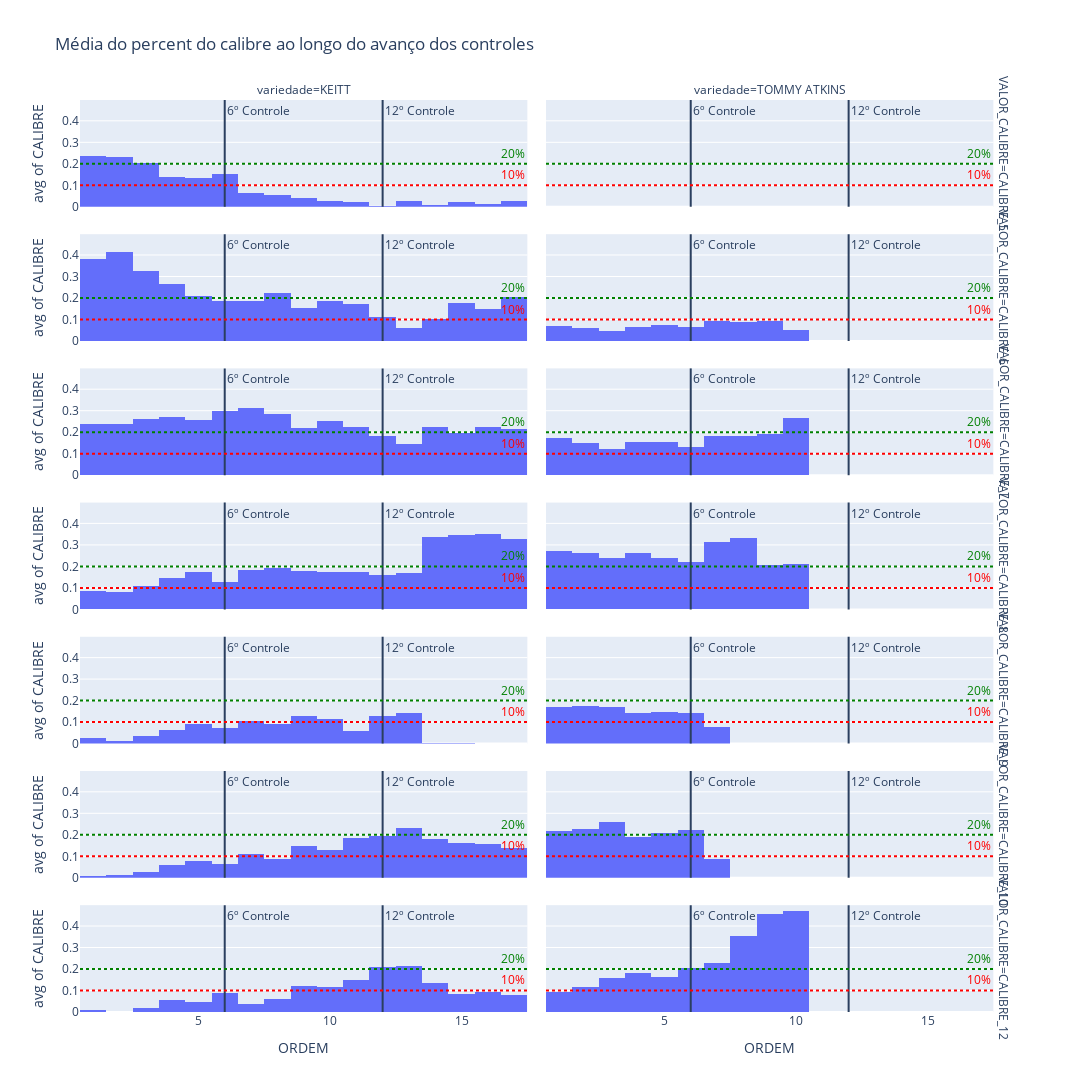

Notebook code cell kept with this figure:
### Code cell
fig = px.histogram(dataframe, x = dataframe['ORDEM'],y =dataframe['CALIBRE'] ,facet_col = 'variedade' ,histfunc = 'avg',facet_row = 'VALOR_CALIBRE', barmode = 'group', title = 'Média do percent do calibre ao longo do avanço dos controles')
fig.update_layout(height = 1600, width = 1200)

fig.add_vline(x = 6,  annotation_text="6º Controle")
fig.add_vline(x = 12,  annotation_text="12º Controle")


fig.add_hline(0.1, line_color = 'red', line_dash="dot",  annotation_text="10%", annotation_font_color="red")
fig.add_hline(0.2, line_color = 'green', line_dash="dot",  annotation_text="20%", annotation_font_color="green")

### Figure 1 — Plotly figure (JSON) as saved in the notebook; plotly's stock layout.template omitted (floating-point values rounded to 4 significant figures)
{"data": [{"alignmentgroup": "True", "bingroup": "x", "histfunc": "avg", "hovertemplate": "VALOR_CALIBRE=CALIBRE_5<br>variedade=KEITT<br>ORDEM=%{x}<br>avg of CALIBRE=%{y}<extra></extra>", "legendgroup": "", "marker": {"color": "#636efa", "pattern": {"shape": ""}}, "name": "", "offsetgroup": "", "orientation": "v", "showlegend": false, "type": "histogram", "x": [1, 2, 3, 4, 1, 2, 1, 2, 1, 2, 3, 4, 5, 6, 7, 8, 9, 10, 11, 12, 13, 14, 15, 16, 17, 1, 2, 3, 4, 5, 6, 7, 8, 9, 1, 2, 3, 4, 5, 6, 7, 8, 9, 10, 11, 12, 1, 2, 3, 4, 5, 6, 1, 2, 3, 4, 5, 6, 7, 8, 9, 10, 11, 1, 2, 3, 4], "xaxis": "x13", "y": [0.224, 0.17, 0.106, 0.115, 0.343, 0.282, 0.26, 0.248, 0.121, 0.098, 0.081, 0.065, 0.007, 0.086, 0.002, 0.005, 0.011, 0.005, 0.02, 0.005, 0.025, 0.01, 0.022, 0.011, 0.025, 0.12, 0.206, 0.061, 0.065, 0, 0, 0, 0.012, 0.002, 0.427, 0.509, 0.542, 0.484, 0.593, 0.594, 0.224, 0.136, 0.077, 0, 0, 0, 0.295, 0.22, 0.329, 0.069, 0.064, 0.075, 0.016, 0.064, 0.044, 0.026, 0.017, 0.014, 0.036, 0.069, 0.067, 0.07, 0.053, 0.338, 0.288, 0.277, 0.153], "yaxis": "y13"}, {"alignmentgroup": "True", "bingroup": "x", "histfunc": "avg", "hovertemplate": "VALOR_CALIBRE=CALIBRE_5<br>variedade=TOMMY ATKINS<br>ORDEM=%{x}<br>avg of CALIBRE=%{y}<extra></extra>", "legendgroup": "", "marker": {"color": "#636efa", "pattern": {"shape": ""}}, "name": "", "offsetgroup": "", "orientation": "v", "showlegend": false, "type": "histogram", "x": [1, 2, 3, 4, 1, 2, 3, 4, 5, 6, 1, 2, 3, 4, 5, 6, 7, 1, 2, 3, 4, 5, 6, 7, 8, 9, 10], "xaxis": "x14", "y": [0, 0, 0, 0, 0, 0, 0, 0, 0, 0, 0, 0, 0, 0, 0, 0, 0, 0, 0, 0, 0, 0, 0, 0, 0, 0, 0], "yaxis": "y14"}, {"alignmentgroup": "True", "bingroup": "x", "histfunc": "avg", "hovertemplate": "VALOR_CALIBRE=CALIBRE_6<br>variedade=KEITT<br>ORDEM=%{x}<br>avg of CALIBRE=%{y}<extra></extra>", "legendgroup": "", "marker": {"color": "#636efa", "pattern": {"shape": ""}}, "name": "", "offsetgroup": "", "orientation": "v", "showlegend": false, "type": "histogram", "x": [1, 2, 3, 4, 1, 2, 1, 2, 1, 2, 3, 4, 5, 6, 7, 8, 9, 10, 11, 12, 13, 14, 15, 16, 17, 1, 2, 3, 4, 5, 6, 7, 8, 9, 1, 2, 3, 4, 5, 6, 7, 8, 9, 10, 11, 12, 1, 2, 3, 4, 5, 6, 1, 2, 3, 4, 5, 6, 7, 8, 9, 10, 11, 1, 2, 3, 4], "xaxis": "x11", "y": [0.38, 0.351, 0.2, 0.196, 0.398, 0.402, 0.479, 0.491, 0.287, 0.35, 0.236, 0.071, 0.081, 0.125, 0.133, 0.175, 0.051, 0.058, 0.156, 0.043, 0.059, 0.101, 0.178, 0.149, 0.203, 0.556, 0.583, 0.45, 0.468, 0.395, 0.245, 0.14, 0.044, 0.036, 0.352, 0.349, 0.318, 0.35, 0.301, 0.304, 0.406, 0.378, 0.327, 0.287, 0.195, 0.18, 0.378, 0.414, 0.384, 0.129, 0.187, 0.155, 0.13, 0.27, 0.2, 0.102, 0.084, 0.109, 0.058, 0.296, 0.2, 0.207, 0.169, 0.491, 0.496, 0.49, 0.546], "yaxis": "y11"}, {"alignmentgroup": "True", "bingroup": "x", "histfunc": "avg", "hovertemplate": "VALOR_CALIBRE=CALIBRE_6<br>variedade=TOMMY ATKINS<br>ORDEM=%{x}<br>avg of CALIBRE=%{y}<extra></extra>", "legendgroup": "", "marker": {"color": "#636efa", "pattern": {"shape": ""}}, "name": "", "offsetgroup": "", "orientation": "v", "showlegend": false, "type": "histogram", "x": [1, 2, 3, 4, 1, 2, 3, 4, 5, 6, 1, 2, 3, 4, 5, 6, 7, 1, 2, 3, 4, 5, 6, 7, 8, 9, 10], "xaxis": "x12", "y": [0.118, 0.084, 0.058, 0.092, 0.027, 0.03, 0.026, 0.035, 0.092, 0.058, 0.107, 0.105, 0.078, 0.101, 0.096, 0.091, 0.105, 0.025, 0.026, 0.021, 0.03, 0.037, 0.044, 0.082, 0.09, 0.094, 0.053], "yaxis": "y12"}, {"alignmentgroup": "True", "bingroup": "x", "histfunc": "avg", "hovertemplate": "VALOR_CALIBRE=CALIBRE_7<br>variedade=KEITT<br>ORDEM=%{x}<br>avg of CALIBRE=%{y}<extra></extra>", "legendgroup": "", "marker": {"color": "#636efa", "pattern": {"shape": ""}}, "name": "", "offsetgroup": "", "orientation": "v", "showlegend": false, "type": "histogram", "x": [1, 2, 3, 4, 1, 2, 1, 2, 1, 2, 3, 4, 5, 6, 7, 8, 9, 10, 11, 12, 13, 14, 15, 16, 17, 1, 2, 3, 4, 5, 6, 7, 8, 9, 1, 2, 3, 4, 5, 6, 7, 8, 9, 10, 11, 12, 1, 2, 3, 4, 5, 6, 1, 2, 3, 4, 5, 6, 7, 8, 9, 10, 11, 1, 2, 3, 4], "xaxis": "x9", "y": [0.261, 0.252, 0.231, 0.379, 0.202, 0.192, 0.198, 0.205, 0.441, 0.453, 0.442, 0.306, 0.295, 0.384, 0.436, 0.273, 0.193, 0.184, 0.273, 0.138, 0.147, 0.223, 0.196, 0.226, 0.216, 0.233, 0.16, 0.432, 0.409, 0.455, 0.542, 0.385, 0.126, 0.113, 0.176, 0.122, 0.119, 0.147, 0.073, 0.097, 0.279, 0.297, 0.289, 0.276, 0.223, 0.228, 0.175, 0.22, 0.153, 0.171, 0.248, 0.195, 0.338, 0.354, 0.242, 0.224, 0.209, 0.268, 0.145, 0.442, 0.285, 0.301, 0.183, 0.112, 0.177, 0.205, 0.261], "yaxis": "y9"}, {"alignmentgroup": "True", "bingroup": "x", "histfunc": "avg", "hovertemplate": "VALOR_CALIBRE=CALIBRE_7<br>variedade=TOMMY ATKINS<br>ORDEM=%{x}<br>avg of CALIBRE=%{y}<extra></extra>", "legendgroup": "", "marker": {"color": "#636efa", "pattern": {"shape": ""}}, "name": "", "offsetgroup": "", "orientation": "v", "showlegend": false, "type": "histogram", "x": [1, 2, 3, 4, 1, 2, 3, 4, 5, 6, 1, 2, 3, 4, 5, 6, 7, 1, 2, 3, 4, 5, 6, 7, 8, 9, 10], "xaxis": "x10", "y": [0.244, 0.178, 0.101, 0.14, 0.108, 0.086, 0.087, 0.141, 0.15, 0.096, 0.256, 0.253, 0.222, 0.232, 0.192, 0.176, 0.183, 0.084, 0.091, 0.08, 0.099, 0.121, 0.119, 0.186, 0.183, 0.193, 0.265], "yaxis": "y10"}, {"alignmentgroup": "True", "bingroup": "x", "histfunc": "avg", "hovertemplate": "VALOR_CALIBRE=CALIBRE_8<br>variedade=KEITT<br>ORDEM=%{x}<br>avg of CALIBRE=%{y}<extra></extra>", "legendgroup": "", "marker": {"color": "#636efa", "pattern": {"shape": ""}}, "name": "", "offsetgroup": "", "orientation": "v", "showlegend": false, "type": "histogram", "x": [1, 2, 3, 4, 1, 2, 1, 2, 1, 2, 3, 4, 5, 6, 7, 8, 9, 10, 11, 12, 13, 14, 15, 16, 17, 1, 2, 3, 4, 5, 6, 7, 8, 9, 1, 2, 3, 4, 5, 6, 7, 8, 9, 10, 11, 12, 1, 2, 3, 4, 5, 6, 1, 2, 3, 4, 5, 6, 7, 8, 9, 10, 11, 1, 2, 3, 4], "xaxis": "x7", "y": [0.074, 0.134, 0.162, 0.194, 0.044, 0.09, 0.054, 0.052, 0.128, 0.088, 0.184, 0.339, 0.371, 0.196, 0.199, 0.306, 0.223, 0.216, 0.251, 0.157, 0.17, 0.337, 0.345, 0.352, 0.329, 0.022, 0.007, 0.048, 0.038, 0.106, 0.148, 0.267, 0.199, 0.174, 0.037, 0.016, 0.012, 0.016, 0.013, 0.004, 0.059, 0.133, 0.154, 0.156, 0.156, 0.166, 0.077, 0.087, 0.065, 0.166, 0.171, 0.115, 0.319, 0.247, 0.278, 0.216, 0.22, 0.174, 0.2, 0.128, 0.167, 0.151, 0.113, 0.004, 0.009, 0.02, 0.039], "yaxis": "y7"}, {"alignmentgroup": "True", "bingroup": "x", "histfunc": "avg", "hovertemplate": "VALOR_CALIBRE=CALIBRE_8<br>variedade=TOMMY ATKINS<br>ORDEM=%{x}<br>avg of CALIBRE=%{y}<extra></extra>", "legendgroup": "", "marker": {"color": "#636efa", "pattern": {"shape": ""}}, "name": "", "offsetgroup": "", "orientation": "v", "showlegend": false, "type": "histogram", "x": [1, 2, 3, 4, 1, 2, 3, 4, 5, 6, 1, 2, 3, 4, 5, 6, 7, 1, 2, 3, 4, 5, 6, 7, 8, 9, 10], "xaxis": "x8", "y": [0.292, 0.263, 0.176, 0.26, 0.249, 0.206, 0.168, 0.238, 0.223, 0.201, 0.354, 0.362, 0.4, 0.355, 0.299, 0.274, 0.297, 0.2, 0.217, 0.204, 0.2, 0.197, 0.19, 0.331, 0.332, 0.207, 0.21], "yaxis": "y8"}, {"alignmentgroup": "True", "bingroup": "x", "histfunc": "avg", "hovertemplate": "VALOR_CALIBRE=CALIBRE_9<br>variedade=KEITT<br>ORDEM=%{x}<br>avg of CALIBRE=%{y}<extra></extra>", "legendgroup": "", "marker": {"color": "#636efa", "pattern": {"shape": ""}}, "name": "", "offsetgroup": "", "orientation": "v", "showlegend": false, "type": "histogram", "x": [1, 2, 3, 4, 1, 2, 1, 2, 1, 2, 3, 4, 5, 6, 7, 8, 9, 10, 11, 12, 13, 14, 15, 16, 17, 1, 2, 3, 4, 5, 6, 7, 8, 9, 1, 2, 3, 4, 5, 6, 7, 8, 9, 10, 11, 12, 1, 2, 3, 4, 5, 6, 1, 2, 3, 4, 5, 6, 7, 8, 9, 10, 11, 1, 2, 3, 4], "xaxis": "x5", "y": [0.025, 0.013, 0.083, 0, 0.009, 0.017, 0.006, 0, 0.019, 0.008, 0.039, 0.142, 0.14, 0.091, 0.11, 0.145, 0.18, 0.147, 0, 0.138, 0.142, 0.003, 0.002, 0, 0, 0.001, 0.032, 0.005, 0.003, 0.037, 0.035, 0.117, 0.123, 0.139, 0.006, 0.002, 0.004, 0.002, 0.007, 0, 0.02, 0.045, 0.064, 0.096, 0.113, 0.119, 0.011, 0.02, 0.001, 0.117, 0.105, 0.075, 0.138, 0.032, 0.123, 0.163, 0.172, 0.171, 0.173, 0.048, 0.138, 0.099, 0.06, 0, 0.003, 0.003, 0.001], "yaxis": "y5"}, {"alignmentgroup": "True", "bingroup": "x", "histfunc": "avg", "hovertemplate": "VALOR_CALIBRE=CALIBRE_9<br>variedade=TOMMY ATKINS<br>ORDEM=%{x}<br>avg of CALIBRE=%{y}<extra></extra>", "legendgroup": "", "marker": {"color": "#636efa", "pattern": {"shape": ""}}, "name": "", "offsetgroup": "", "orientation": "v", "showlegend": false, "type": "histogram", "x": [1, 2, 3, 4, 1, 2, 3, 4, 5, 6, 1, 2, 3, 4, 5, 6, 7, 1, 2, 3, 4, 5, 6, 7, 8, 9, 10], "xaxis": "x6", "y": [0.149, 0.181, 0.156, 0.047, 0.189, 0.189, 0.18, 0.195, 0.148, 0.146, 0.154, 0.139, 0.141, 0.149, 0.131, 0.129, 0.129, 0.187, 0.196, 0.197, 0.174, 0.165, 0.153, 0.027, 0, 0, 0], "yaxis": "y6"}, {"alignmentgroup": "True", "bingroup": "x", "histfunc": "avg", "hovertemplate": "VALOR_CALIBRE=CALIBRE_10<br>variedade=KEITT<br>ORDEM=%{x}<br>avg of CALIBRE=%{y}<extra></extra>", "legendgroup": "", "marker": {"color": "#636efa", "pattern": {"shape": ""}}, "name": "", "offsetgroup": "", "orientation": "v", "showlegend": false, "type": "histogram", "x": [1, 2, 3, 4, 1, 2, 1, 2, 1, 2, 3, 4, 5, 6, 7, 8, 9, 10, 11, 12, 13, 14, 15, 16, 17, 1, 2, 3, 4, 5, 6, 7, 8, 9, 1, 2, 3, 4, 5, 6, 7, 8, 9, 10, 11, 12, 1, 2, 3, 4, 5, 6, 1, 2, 3, 4, 5, 6, 7, 8, 9, 10, 11, 1, 2, 3, 4], "xaxis": "x3", "y": [0.01, 0.062, 0.105, 0, 0.003, 0.012, 0.002, 0.003, 0.004, 0.002, 0.015, 0.065, 0.09, 0.098, 0.11, 0.095, 0.219, 0.21, 0.222, 0.254, 0.232, 0.179, 0.163, 0.158, 0.14, 0.004, 0.001, 0.004, 0.017, 0.007, 0.01, 0.068, 0.258, 0.241, 0.001, 0.001, 0.005, 0, 0.009, 0, 0.011, 0.006, 0.08, 0.106, 0.172, 0.137, 0.004, 0.009, 0.007, 0.175, 0.126, 0.108, 0.055, 0.028, 0.067, 0.155, 0.158, 0.101, 0.258, 0, 0.058, 0.072, 0.161, 0, 0.001, 0.001, 0], "yaxis": "y3"}, {"alignmentgroup": "True", "bingroup": "x", "histfunc": "avg", "hovertemplate": "VALOR_CALIBRE=CALIBRE_10<br>variedade=TOMMY ATKINS<br>ORDEM=%{x}<br>avg of CALIBRE=%{y}<extra></extra>", "legendgroup": "", "marker": {"color": "#636efa", "pattern": {"shape": ""}}, "name": "", "offsetgroup": "", "orientation": "v", "showlegend": false, "type": "histogram", "x": [1, 2, 3, 4, 1, 2, 3, 4, 5, 6, 1, 2, 3, 4, 5, 6, 7, 1, 2, 3, 4, 5, 6, 7, 8, 9, 10], "xaxis": "x4", "y": [0.157, 0.194, 0.261, 0.167, 0.301, 0.293, 0.315, 0.187, 0.225, 0.267, 0.114, 0.119, 0.135, 0.14, 0.173, 0.191, 0.166, 0.296, 0.294, 0.331, 0.257, 0.226, 0.206, 0.006, 0, 0, 0], "yaxis": "y4"}, {"alignmentgroup": "True", "bingroup": "x", "histfunc": "avg", "hovertemplate": "VALOR_CALIBRE=CALIBRE_12<br>variedade=KEITT<br>ORDEM=%{x}<br>avg of CALIBRE=%{y}<extra></extra>", "legendgroup": "", "marker": {"color": "#636efa", "pattern": {"shape": ""}}, "name": "", "offsetgroup": "", "orientation": "v", "showlegend": false, "type": "histogram", "x": [1, 2, 3, 4, 1, 2, 1, 2, 1, 2, 3, 4, 5, 6, 7, 8, 9, 10, 11, 12, 13, 14, 15, 16, 17, 1, 2, 3, 4, 5, 6, 7, 8, 9, 1, 2, 3, 4, 5, 6, 7, 8, 9, 10, 11, 12, 1, 2, 3, 4, 5, 6, 1, 2, 3, 4, 5, 6, 7, 8, 9, 10, 11, 1, 2, 3, 4], "xaxis": "x", "y": [0.003, 0.005, 0.095, 0.115, 0, 0.006, 0, 0, 0, 0, 0.001, 0.012, 0.016, 0.021, 0.009, 0.001, 0.119, 0.177, 0.069, 0.256, 0.215, 0.133, 0.086, 0.092, 0.077, 0.052, 0.002, 0, 0, 0, 0.02, 0.022, 0.214, 0.267, 0, 0, 0.001, 0, 0.004, 0.001, 0.002, 0.004, 0.009, 0.076, 0.135, 0.163, 0, 0.001, 0.001, 0.163, 0.095, 0.245, 0.004, 0.005, 0.043, 0.105, 0.125, 0.155, 0.125, 0.017, 0.083, 0.096, 0.236, 0.026, 0, 0.005, 0], "yaxis": "y"}, {"alignmentgroup": "True", "bingroup": "x", "histfunc": "avg", "hovertemplate": "VALOR_CALIBRE=CALIBRE_12<br>variedade=TOMMY ATKINS<br>ORDEM=%{x}<br>avg of CALIBRE=%{y}<extra></extra>", "legendgroup": "", "marker": {"color": "#636efa", "pattern": {"shape": ""}}, "name": "", "offsetgroup": "", "orientation": "v", "showlegend": false, "type": "histogram", "x": [1, 2, 3, 4, 1, 2, 3, 4, 5, 6, 1, 2, 3, 4, 5, 6, 7, 1, 2, 3, 4, 5, 6, 7, 8, 9, 10], "xaxis": "x2", "y": [0.04, 0.098, 0.239, 0.282, 0.123, 0.182, 0.214, 0.196, 0.154, 0.222, 0.014, 0.023, 0.023, 0.024, 0.105, 0.137, 0.119, 0.198, 0.168, 0.161, 0.224, 0.232, 0.253, 0.335, 0.353, 0.456, 0.472], "yaxis": "y2"}], "layout": {"annotations": [{"showarrow": false, "text": "variedade=KEITT", "x": 0.24, "xanchor": "center", "xref": "paper", "y": 1.0, "yanchor": "bottom", "yref": "paper"}, {"showarrow": false, "text": "variedade=TOMMY ATKINS", "x": 0.74, "xanchor": "center", "xref": "paper", "y": 1.0, "yanchor": "bottom", "yref": "paper"}, {"showarrow": false, "text": "VALOR_CALIBRE=CALIBRE_12", "textangle": 90, "x": 0.98, "xanchor": "left", "xref": "paper", "y": 0.05857, "yanchor": "middle", "yref": "paper"}, {"showarrow": false, "text": "VALOR_CALIBRE=CALIBRE_10", "textangle": 90, "x": 0.98, "xanchor": "left", "xref": "paper", "y": 0.2057, "yanchor": "middle", "yref": "paper"}, {"showarrow": false, "text": "VALOR_CALIBRE=CALIBRE_9", "textangle": 90, "x": 0.98, "xanchor": "left", "xref": "paper", "y": 0.3529, "yanchor": "middle", "yref": "paper"}, {"showarrow": false, "text": "VALOR_CALIBRE=CALIBRE_8", "textangle": 90, "x": 0.98, "xanchor": "left", "xref": "paper", "y": 0.5, "yanchor": "middle", "yref": "paper"}, {"showarrow": false, "text": "VALOR_CALIBRE=CALIBRE_7", "textangle": 90, "x": 0.98, "xanchor": "left", "xref": "paper", "y": 0.6471, "yanchor": "middle", "yref": "paper"}, {"showarrow": false, "text": "VALOR_CALIBRE=CALIBRE_6", "textangle": 90, "x": 0.98, "xanchor": "left", "xref": "paper", "y": 0.7943, "yanchor": "middle", "yref": "paper"}, {"showarrow": false, "text": "VALOR_CALIBRE=CALIBRE_5", "textangle": 90, "x": 0.98, "xanchor": "left", "xref": "paper", "y": 0.9414, "yanchor": "middle", "yref": "paper"}, {"showarrow": false, "text": "6º Controle", "x": 6, "xanchor": "left", "xref": "x", "y": 1, "yanchor": "top", "yref": "y domain"}, {"showarrow": false, "text": "6º Controle", "x": 6, "xanchor": "left", "xref": "x2", "y": 1, "yanchor": "top", "yref": "y2 domain"}, {"showarrow": false, "text": "6º Controle", "x": 6, "xanchor": "left", "xref": "x3", "y": 1, "yanchor": "top", "yref": "y3 domain"}, {"showarrow": false, "text": "6º Controle", "x": 6, "xanchor": "left", "xref": "x4", "y": 1, "yanchor": "top", "yref": "y4 domain"}, {"showarrow": false, "text": "6º Controle", "x": 6, "xanchor": "left", "xref": "x5", "y": 1, "yanchor": "top", "yref": "y5 domain"}, {"showarrow": false, "text": "6º Controle", "x": 6, "xanchor": "left", "xref": "x6", "y": 1, "yanchor": "top", "yref": "y6 domain"}, {"showarrow": false, "text": "6º Controle", "x": 6, "xanchor": "left", "xref": "x7", "y": 1, "yanchor": "top", "yref": "y7 domain"}, {"showarrow": false, "text": "6º Controle", "x": 6, "xanchor": "left", "xref": "x8", "y": 1, "yanchor": "top", "yref": "y8 domain"}, {"showarrow": false, "text": "6º Controle", "x": 6, "xanchor": "left", "xref": "x9", "y": 1, "yanchor": "top", "yref": "y9 domain"}, {"showarrow": false, "text": "6º Controle", "x": 6, "xanchor": "left", "xref": "x10", "y": 1, "yanchor": "top", "yref": "y10 domain"}, {"showarrow": false, "text": "6º Controle", "x": 6, "xanchor": "left", "xref": "x11", "y": 1, "yanchor": "top", "yref": "y11 domain"}, {"showarrow": false, "text": "6º Controle", "x": 6, "xanchor": "left", "xref": "x12", "y": 1, "yanchor": "top", "yref": "y12 domain"}, {"showarrow": false, "text": "6º Controle", "x": 6, "xanchor": "left", "xref": "x13", "y": 1, "yanchor": "top", "yref": "y13 domain"}, {"showarrow": false, "text": "6º Controle", "x": 6, "xanchor": "left", "xref": "x14", "y": 1, "yanchor": "top", "yref": "y14 domain"}, {"showarrow": false, "text": "12º Controle", "x": 12, "xanchor": "left", "xref": "x", "y": 1, "yanchor": "top", "yref": "y domain"}, {"showarrow": false, "text": "12º Controle", "x": 12, "xanchor": "left", "xref": "x2", "y": 1, "yanchor": "top", "yref": "y2 domain"}, {"showarrow": false, "text": "12º Controle", "x": 12, "xanchor": "left", "xref": "x3", "y": 1, "yanchor": "top", "yref": "y3 domain"}, {"showarrow": false, "text": "12º Controle", "x": 12, "xanchor": "left", "xref": "x4", "y": 1, "yanchor": "top", "yref": "y4 domain"}, {"showarrow": false, "text": "12º Controle", "x": 12, "xanchor": "left", "xref": "x5", "y": 1, "yanchor": "top", "yref": "y5 domain"}, {"showarrow": false, "text": "12º Controle", "x": 12, "xanchor": "left", "xref": "x6", "y": 1, "yanchor": "top", "yref": "y6 domain"}, {"showarrow": false, "text": "12º Controle", "x": 12, "xanchor": "left", "xref": "x7", "y": 1, "yanchor": "top", "yref": "y7 domain"}, {"showarrow": false, "text": "12º Controle", "x": 12, "xanchor": "left", "xref": "x8", "y": 1, "yanchor": "top", "yref": "y8 domain"}, {"showarrow": false, "text": "12º Controle", "x": 12, "xanchor": "left", "xref": "x9", "y": 1, "yanchor": "top", "yref": "y9 domain"}, {"showarrow": false, "text": "12º Controle", "x": 12, "xanchor": "left", "xref": "x10", "y": 1, "yanchor": "top", "yref": "y10 domain"}, {"showarrow": false, "text": "12º Controle", "x": 12, "xanchor": "left", "xref": "x11", "y": 1, "yanchor": "top", "yref": "y11 domain"}, {"showarrow": false, "text": "12º Controle", "x": 12, "xanchor": "left", "xref": "x12", "y": 1, "yanchor": "top", "yref": "y12 domain"}, {"showarrow": false, "text": "12º Controle", "x": 12, "xanchor": "left", "xref": "x13", "y": 1, "yanchor": "top", "yref": "y13 domain"}, {"showarrow": false, "text": "12º Controle", "x": 12, "xanchor": "left", "xref": "x14", "y": 1, "yanchor": "top", "yref": "y14 domain"}, {"font": {"color": "red"}, "showarrow": false, "text": "10%", "x": 1, "xanchor": "right", "xref": "x domain", "y": 0.1, "yanchor": "bottom", "yref": "y"}, {"font": {"color": "red"}, "showarrow": false, "text": "10%", "x": 1, "xanchor": "right", "xref": "x2 domain", "y": 0.1, "yanchor": "bottom", "yref": "y2"}, {"font": {"color": "red"}, "showarrow": false, "text": "10%", "x": 1, "xanchor": "right", "xref": "x3 domain", "y": 0.1, "yanchor": "bottom", "yref": "y3"}, {"font": {"color": "red"}, "showarrow": false, "text": "10%", "x": 1, "xanchor": "right", "xref": "x4 domain", "y": 0.1, "yanchor": "bottom", "yref": "y4"}, {"font": {"color": "red"}, "showarrow": false, "text": "10%", "x": 1, "xanchor": "right", "xref": "x5 domain", "y": 0.1, "yanchor": "bottom", "yref": "y5"}, {"font": {"color": "red"}, "showarrow": false, "text": "10%", "x": 1, "xanchor": "right", "xref": "x6 domain", "y": 0.1, "yanchor": "bottom", "yref": "y6"}, {"font": {"color": "red"}, "showarrow": false, "text": "10%", "x": 1, "xanchor": "right", "xref": "x7 domain", "y": 0.1, "yanchor": "bottom", "yref": "y7"}, {"font": {"color": "red"}, "showarrow": false, "text": "10%", "x": 1, "xanchor": "right", "xref": "x8 domain", "y": 0.1, "yanchor": "bottom", "yref": "y8"}, {"font": {"color": "red"}, "showarrow": false, "text": "10%", "x": 1, "xanchor": "right", "xref": "x9 domain", "y": 0.1, "yanchor": "bottom", "yref": "y9"}, {"font": {"color": "red"}, "showarrow": false, "text": "10%", "x": 1, "xanchor": "right", "xref": "x10 domain", "y": 0.1, "yanchor": "bottom", "yref": "y10"}, {"font": {"color": "red"}, "showarrow": false, "text": "10%", "x": 1, "xanchor": "right", "xref": "x11 domain", "y": 0.1, "yanchor": "bottom", "yref": "y11"}, {"font": {"color": "red"}, "showarrow": false, "text": "10%", "x": 1, "xanchor": "right", "xref": "x12 domain", "y": 0.1, "yanchor": "bottom", "yref": "y12"}, {"font": {"color": "red"}, "showarrow": false, "text": "10%", "x": 1, "xanchor": "right", "xref": "x13 domain", "y": 0.1, "yanchor": "bottom", "yref": "y13"}, {"font": {"color": "red"}, "showarrow": false, "text": "10%", "x": 1, "xanchor": "right", "xref": "x14 domain", "y": 0.1, "yanchor": "bottom", "yref": "y14"}, {"font": {"color": "green"}, "showarrow": false, "text": "20%", "x": 1, "xanchor": "right", "xref": "x domain", "y": 0.2, "yanchor": "bottom", "yref": "y"}, {"font": {"color": "green"}, "showarrow": false, "text": "20%", "x": 1, "xanchor": "right", "xref": "x2 domain", "y": 0.2, "yanchor": "bottom", "yref": "y2"}, {"font": {"color": "green"}, "showarrow": false, "text": "20%", "x": 1, "xanchor": "right", "xref": "x3 domain", "y": 0.2, "yanchor": "bottom", "yref": "y3"}, {"font": {"color": "green"}, "showarrow": false, "text": "20%", "x": 1, "xanchor": "right", "xref": "x4 domain", "y": 0.2, "yanchor": "bottom", "yref": "y4"}, {"font": {"color": "green"}, "showarrow": false, "text": "20%", "x": 1, "xanchor": "right", "xref": "x5 domain", "y": 0.2, "yanchor": "bottom", "yref": "y5"}, {"font": {"color": "green"}, "showarrow": false, "text": "20%", "x": 1, "xanchor": "right", "xref": "x6 domain", "y": 0.2, "yanchor": "bottom", "yref": "y6"}, {"font": {"color": "green"}, "showarrow": false, "text": "20%", "x": 1, "xanchor": "right", "xref": "x7 domain", "y": 0.2, "yanchor": "bottom", "yref": "y7"}, {"font": {"color": "green"}, "showarrow": false, "text": "20%", "x": 1, "xanchor": "right", "xref": "x8 domain", "y": 0.2, "yanchor": "bottom", "yref": "y8"}, {"font": {"color": "green"}, "showarrow": false, "text": "20%", "x": 1, "xanchor": "right", "xref": "x9 domain", "y": 0.2, "yanchor": "bottom", "yref": "y9"}, {"font": {"color": "green"}, "showarrow": false, "text": "20%", "x": 1, "xanchor": "right", "xref": "x10 domain", "y": 0.2, "yanchor": "bottom", "yref": "y10"}, {"font": {"color": "green"}, "showarrow": false, "text": "20%", "x": 1, "xanchor": "right", "xref": "x11 domain", "y": 0.2, "yanchor": "bottom", "yref": "y11"}, {"font": {"color": "green"}, "showarrow": false, "text": "20%", "x": 1, "xanchor": "right", "xref": "x12 domain", "y": 0.2, "yanchor": "bottom", "yref": "y12"}, {"font": {"color": "green"}, "showarrow": false, "text": "20%", "x": 1, "xanchor": "right", "xref": "x13 domain", "y": 0.2, "yanchor": "bottom", "yref": "y13"}, {"font": {"color": "green"}, "showarrow": false, "text": "20%", "x": 1, "xanchor": "right", "xref": "x14 domain", "y": 0.2, "yanchor": "bottom", "yref": "y14"}], "barmode": "group", "height": 1600, "legend": {"tracegroupgap": 0}, "shapes": [{"type": "line", "x0": 6, "x1": 6, "xref": "x", "y0": 0, "y1": 1, "yref": "y domain"}, {"type": "line", "x0": 6, "x1": 6, "xref": "x2", "y0": 0, "y1": 1, "yref": "y2 domain"}, {"type": "line", "x0": 6, "x1": 6, "xref": "x3", "y0": 0, "y1": 1, "yref": "y3 domain"}, {"type": "line", "x0": 6, "x1": 6, "xref": "x4", "y0": 0, "y1": 1, "yref": "y4 domain"}, {"type": "line", "x0": 6, "x1": 6, "xref": "x5", "y0": 0, "y1": 1, "yref": "y5 domain"}, {"type": "line", "x0": 6, "x1": 6, "xref": "x6", "y0": 0, "y1": 1, "yref": "y6 domain"}, {"type": "line", "x0": 6, "x1": 6, "xref": "x7", "y0": 0, "y1": 1, "yref": "y7 domain"}, {"type": "line", "x0": 6, "x1": 6, "xref": "x8", "y0": 0, "y1": 1, "yref": "y8 domain"}, {"type": "line", "x0": 6, "x1": 6, "xref": "x9", "y0": 0, "y1": 1, "yref": "y9 domain"}, {"type": "line", "x0": 6, "x1": 6, "xref": "x10", "y0": 0, "y1": 1, "yref": "y10 domain"}, {"type": "line", "x0": 6, "x1": 6, "xref": "x11", "y0": 0, "y1": 1, "yref": "y11 domain"}, {"type": "line", "x0": 6, "x1": 6, "xref": "x12", "y0": 0, "y1": 1, "yref": "y12 domain"}, {"type": "line", "x0": 6, "x1": 6, "xref": "x13", "y0": 0, "y1": 1, "yref": "y13 domain"}, {"type": "line", "x0": 6, "x1": 6, "xref": "x14", "y0": 0, "y1": 1, "yref": "y14 domain"}, {"type": "line", "x0": 12, "x1": 12, "xref": "x", "y0": 0, "y1": 1, "yref": "y domain"}, {"type": "line", "x0": 12, "x1": 12, "xref": "x2", "y0": 0, "y1": 1, "yref": "y2 domain"}, {"type": "line", "x0": 12, "x1": 12, "xref": "x3", "y0": 0, "y1": 1, "yref": "y3 domain"}, {"type": "line", "x0": 12, "x1": 12, "xref": "x4", "y0": 0, "y1": 1, "yref": "y4 domain"}, {"type": "line", "x0": 12, "x1": 12, "xref": "x5", "y0": 0, "y1": 1, "yref": "y5 domain"}, {"type": "line", "x0": 12, "x1": 12, "xref": "x6", "y0": 0, "y1": 1, "yref": "y6 domain"}, {"type": "line", "x0": 12, "x1": 12, "xref": "x7", "y0": 0, "y1": 1, "yref": "y7 domain"}, {"type": "line", "x0": 12, "x1": 12, "xref": "x8", "y0": 0, "y1": 1, "yref": "y8 domain"}, {"type": "line", "x0": 12, "x1": 12, "xref": "x9", "y0": 0, "y1": 1, "yref": "y9 domain"}, {"type": "line", "x0": 12, "x1": 12, "xref": "x10", "y0": 0, "y1": 1, "yref": "y10 domain"}, {"type": "line", "x0": 12, "x1": 12, "xref": "x11", "y0": 0, "y1": 1, "yref": "y11 domain"}, {"type": "line", "x0": 12, "x1": 12, "xref": "x12", "y0": 0, "y1": 1, "yref": "y12 domain"}, {"type": "line", "x0": 12, "x1": 12, "xref": "x13", "y0": 0, "y1": 1, "yref": "y13 domain"}, {"type": "line", "x0": 12, "x1": 12, "xref": "x14", "y0": 0, "y1": 1, "yref": "y14 domain"}, {"line": {"color": "red", "dash": "dot"}, "type": "line", "x0": 0, "x1": 1, "xref": "x domain", "y0": 0.1, "y1": 0.1, "yref": "y"}, {"line": {"color": "red", "dash": "dot"}, "type": "line", "x0": 0, "x1": 1, "xref": "x2 domain", "y0": 0.1, "y1": 0.1, "yref": "y2"}, {"line": {"color": "red", "dash": "dot"}, "type": "line", "x0": 0, "x1": 1, "xref": "x3 domain", "y0": 0.1, "y1": 0.1, "yref": "y3"}, {"line": {"color": "red", "dash": "dot"}, "type": "line", "x0": 0, "x1": 1, "xref": "x4 domain", "y0": 0.1, "y1": 0.1, "yref": "y4"}, {"line": {"color": "red", "dash": "dot"}, "type": "line", "x0": 0, "x1": 1, "xref": "x5 domain", "y0": 0.1, "y1": 0.1, "yref": "y5"}, {"line": {"color": "red", "dash": "dot"}, "type": "line", "x0": 0, "x1": 1, "xref": "x6 domain", "y0": 0.1, "y1": 0.1, "yref": "y6"}, {"line": {"color": "red", "dash": "dot"}, "type": "line", "x0": 0, "x1": 1, "xref": "x7 domain", "y0": 0.1, "y1": 0.1, "yref": "y7"}, {"line": {"color": "red", "dash": "dot"}, "type": "line", "x0": 0, "x1": 1, "xref": "x8 domain", "y0": 0.1, "y1": 0.1, "yref": "y8"}, {"line": {"color": "red", "dash": "dot"}, "type": "line", "x0": 0, "x1": 1, "xref": "x9 domain", "y0": 0.1, "y1": 0.1, "yref": "y9"}, {"line": {"color": "red", "dash": "dot"}, "type": "line", "x0": 0, "x1": 1, "xref": "x10 domain", "y0": 0.1, "y1": 0.1, "yref": "y10"}, {"line": {"color": "red", "dash": "dot"}, "type": "line", "x0": 0, "x1": 1, "xref": "x11 domain", "y0": 0.1, "y1": 0.1, "yref": "y11"}, {"line": {"color": "red", "dash": "dot"}, "type": "line", "x0": 0, "x1": 1, "xref": "x12 domain", "y0": 0.1, "y1": 0.1, "yref": "y12"}, {"line": {"color": "red", "dash": "dot"}, "type": "line", "x0": 0, "x1": 1, "xref": "x13 domain", "y0": 0.1, "y1": 0.1, "yref": "y13"}, {"line": {"color": "red", "dash": "dot"}, "type": "line", "x0": 0, "x1": 1, "xref": "x14 domain", "y0": 0.1, "y1": 0.1, "yref": "y14"}, {"line": {"color": "green", "dash": "dot"}, "type": "line", "x0": 0, "x1": 1, "xref": "x domain", "y0": 0.2, "y1": 0.2, "yref": "y"}, {"line": {"color": "green", "dash": "dot"}, "type": "line", "x0": 0, "x1": 1, "xref": "x2 domain", "y0": 0.2, "y1": 0.2, "yref": "y2"}, {"line": {"color": "green", "dash": "dot"}, "type": "line", "x0": 0, "x1": 1, "xref": "x3 domain", "y0": 0.2, "y1": 0.2, "yref": "y3"}, {"line": {"color": "green", "dash": "dot"}, "type": "line", "x0": 0, "x1": 1, "xref": "x4 domain", "y0": 0.2, "y1": 0.2, "yref": "y4"}, {"line": {"color": "green", "dash": "dot"}, "type": "line", "x0": 0, "x1": 1, "xref": "x5 domain", "y0": 0.2, "y1": 0.2, "yref": "y5"}, {"line": {"color": "green", "dash": "dot"}, "type": "line", "x0": 0, "x1": 1, "xref": "x6 domain", "y0": 0.2, "y1": 0.2, "yref": "y6"}, {"line": {"color": "green", "dash": "dot"}, "type": "line", "x0": 0, "x1": 1, "xref": "x7 domain", "y0": 0.2, "y1": 0.2, "yref": "y7"}, {"line": {"color": "green", "dash": "dot"}, "type": "line", "x0": 0, "x1": 1, "xref": "x8 domain", "y0": 0.2, "y1": 0.2, "yref": "y8"}, {"line": {"color": "green", "dash": "dot"}, "type": "line", "x0": 0, "x1": 1, "xref": "x9 domain", "y0": 0.2, "y1": 0.2, "yref": "y9"}, {"line": {"color": "green", "dash": "dot"}, "type": "line", "x0": 0, "x1": 1, "xref": "x10 domain", "y0": 0.2, "y1": 0.2, "yref": "y10"}, {"line": {"color": "green", "dash": "dot"}, "type": "line", "x0": 0, "x1": 1, "xref": "x11 domain", "y0": 0.2, "y1": 0.2, "yref": "y11"}, {"line": {"color": "green", "dash": "dot"}, "type": "line", "x0": 0, "x1": 1, "xref": "x12 domain", "y0": 0.2, "y1": 0.2, "yref": "y12"}, {"line": {"color": "green", "dash": "dot"}, "type": "line", "x0": 0, "x1": 1, "xref": "x13 domain", "y0": 0.2, "y1": 0.2, "yref": "y13"}, {"line": {"color": "green", "dash": "dot"}, "type": "line", "x0": 0, "x1": 1, "xref": "x14 domain", "y0": 0.2, "y1": 0.2, "yref": "y14"}], "title": {"text": "Média do percent do calibre ao longo do avanço dos controles"}, "width": 1200, "xaxis": {"anchor": "y", "domain": [0, 0.48], "title": {"text": "ORDEM"}}, "xaxis10": {"anchor": "y10", "domain": [0.5, 0.98], "matches": "x", "showticklabels": false}, "xaxis11": {"anchor": "y11", "domain": [0, 0.48], "matches": "x", "showticklabels": false}, "xaxis12": {"anchor": "y12", "domain": [0.5, 0.98], "matches": "x", "showticklabels": false}, "xaxis13": {"anchor": "y13", "domain": [0, 0.48], "matches": "x", "showticklabels": false}, "xaxis14": {"anchor": "y14", "domain": [0.5, 0.98], "matches": "x", "showticklabels": false}, "xaxis2": {"anchor": "y2", "domain": [0.5, 0.98], "matches": "x", "title": {"text": "ORDEM"}}, "xaxis3": {"anchor": "y3", "domain": [0, 0.48], "matches": "x", "showticklabels": false}, "xaxis4": {"anchor": "y4", "domain": [0.5, 0.98], "matches": "x", "showticklabels": false}, "xaxis5": {"anchor": "y5", "domain": [0, 0.48], "matches": "x", "showticklabels": false}, "xaxis6": {"anchor": "y6", "domain": [0.5, 0.98], "matches": "x", "showticklabels": false}, "xaxis7": {"anchor": "y7", "domain": [0, 0.48], "matches": "x", "showticklabels": false}, "xaxis8": {"anchor": "y8", "domain": [0.5, 0.98], "matches": "x", "showticklabels": false}, "xaxis9": {"anchor": "y9", "domain": [0, 0.48], "matches": "x", "showticklabels": false}, "yaxis": {"anchor": "x", "domain": [0, 0.1171], "title": {"text": "avg of CALIBRE"}}, "yaxis10": {"anchor": "x10", "domain": [0.5886, 0.7057], "matches": "y", "showticklabels": false}, "yaxis11": {"anchor": "x11", "domain": [0.7357, 0.8529], "matches": "y", "title": {"text": "avg of CALIBRE"}}, "yaxis12": {"anchor": "x12", "domain": [0.7357, 0.8529], "matches": "y", "showticklabels": false}, "yaxis13": {"anchor": "x13", "domain": [0.8829, 1.0], "matches": "y", "title": {"text": "avg of CALIBRE"}}, "yaxis14": {"anchor": "x14", "domain": [0.8829, 1.0], "matches": "y", "showticklabels": false}, "yaxis2": {"anchor": "x2", "domain": [0, 0.1171], "matches": "y", "showticklabels": false}, "yaxis3": {"anchor": "x3", "domain": [0.1471, 0.2643], "matches": "y", "title": {"text": "avg of CALIBRE"}}, "yaxis4": {"anchor": "x4", "domain": [0.1471, 0.2643], "matches": "y", "showticklabels": false}, "yaxis5": {"anchor": "x5", "domain": [0.2943, 0.4114], "matches": "y", "title": {"text": "avg of CALIBRE"}}, "yaxis6": {"anchor": "x6", "domain": [0.2943, 0.4114], "matches": "y", "showticklabels": false}, "yaxis7": {"anchor": "x7", "domain": [0.4414, 0.5586], "matches": "y", "title": {"text": "avg of CALIBRE"}}, "yaxis8": {"anchor": "x8", "domain": [0.4414, 0.5586], "matches": "y", "showticklabels": false}, "yaxis9": {"anchor": "x9", "domain": [0.5886, 0.7057], "matches": "y", "title": {"text": "avg of CALIBRE"}}}}
